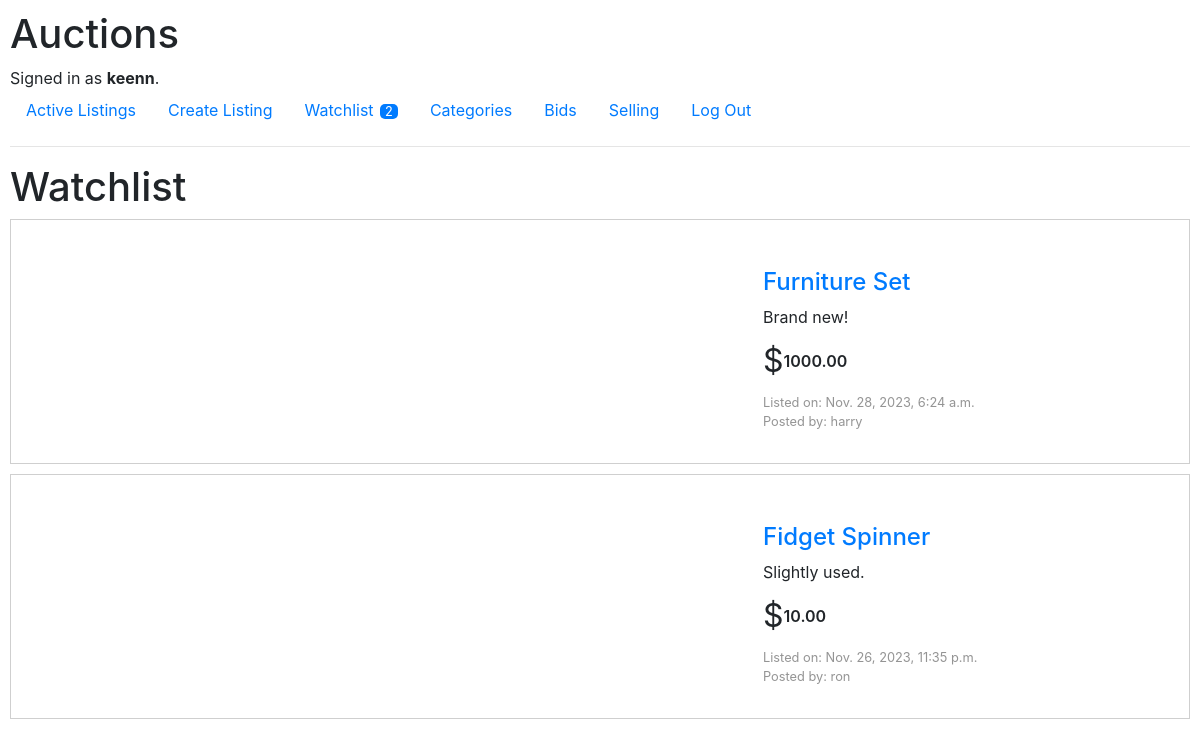
Screenshot of /watchlist (signed in) with the database file from the repository.
### auctions/models.py (models this page shows, shortened)
class User(AbstractUser):
    pass

class Listing(models.Model):
    seller = models.ForeignKey(User, on_delete=models.CASCADE, related_name="ownListings")
    title = models.CharField(max_length=64)
    description = models.CharField(max_length=5000)
    startingBid = models.DecimalField(decimal_places=2,
                                      max_digits=10)
    image = models.CharField(max_length=5000,
                             default="https://upload.wikimedia.org/wikipedia/commons/thumb/4/46/Question_mark_%28black%29.svg/800px-Question_mark_%28black%29.svg.png")
    timestamp = models.DateTimeField(default=timezone.now, editable=False)
    category = models.ForeignKey(Category, on_delete=models.CASCADE, related_name='listingCategory')
    availability = models.BooleanField(default=True)

### auctions/views.py (the view)
# urls.py: path("watchlist", views.watchlist, name="watchlist"),
@login_required
def watchlist(request):
    watchlist = Watchlist.objects.get(user = User.objects.get(pk=1)).listing.all().order_by('-id')
    return render(request, 'auctions/watchlist.html', {
        'watchlist' : watchlist,
        'watchlistCount' : Watchlist.objects.get(user = User.objects.get(pk=request.user.id)).listing.count()
    })

### auctions/templates/auctions/watchlist.html (shortened to what this page needs)
{% extends 'auctions/layout.html' %}
{% block body %}
    <h1>Watchlist</h1>
    <div class="allListings watchlistWrapper">
        {% for watchlist in watchlist %}
        <div class="listing">
            <div class="displaypic">
                <a href="{% url 'listing' watchlist.title watchlist.id %}"><img src="{{ watchlist.image }}" alt=""></a>
            </div>
            <div class="itemInfo">
                <div class="infoTitle">
                    <a href="{% url 'listing' watchlist.title watchlist.id %}">
                        <h4>{{ watchlist.title }}</h4>
                    </a>
                </div>
                <div class="infoDescription">{{ watchlist.description }}</div>
                <div class="infoStartingBid">
                    <span class="dollar">$</span>
                    <span class="price">{{ watchlist.startingBid | floatformat:2 }}</span>
                </div>
                <div class="created">
                    <p>Listed on: {{ watchlist.timestamp }}</p>
                    <p>Posted by: {{ watchlist.seller.username }}</p>
                </div>
            </div>
        </div>
        {% empty %}
        <li>Empty watchlist.</li>
        {% endfor %}
    </div>
{% endblock %}

### auctions/templates/auctions/layout.html (shortened to what this page needs)
{% load static %}
<!DOCTYPE html>
<html lang="en">
    <head>
        <link rel="stylesheet" href="https://stackpath.bootstrapcdn.com/bootstrap/4.4.1/css/bootstrap.min.css">
        <link href="{% static 'auctions/styles.css' %}" rel="stylesheet">
    </head>
    <body>
        <h1>Auctions</h1>
        <div>
            {% if user.is_authenticated %}
                Signed in as <strong>{{ user.username }}</strong>.
            {% else %}
                Not signed in.
            {% endif %}
        </div>
        <ul class="nav">
            <li class="nav-item">
                <a class="nav-link" href="{% url 'index' %}">Active Listings</a>
            </li>
            {% if user.is_authenticated %}
                <li class="nav-item">
                    <a class="nav-link" href="{% url 'new' %}">Create Listing</a>
                </li>
                <li class="nav-item">
                    <a class="nav-link watchlistnav" href="{% url 'watchlist' %}">Watchlist
                        {% if watchlistCount %}
                            <span>{{ watchlistCount }}</span>
                        {% endif %}
                    </a>
                </li>
                <li class="nav-item">
                    <a class="nav-link" href="{% url 'categories' %}">Categories</a>
                </li>
                <li class="nav-item">
                    <a class="nav-link" href="{% url 'bids' %}">Bids</a>
                </li>
                <li class="nav-item">
                    <a class="nav-link" href="{% url 'selling' %}">Selling</a>
                </li>
                <li class="nav-item">
                    <a class="nav-link" href="{% url 'logout' %}">Log Out</a>
                </li>
            {% endif %}
        </ul>
        <hr>
        {% block body %}
        {% endblock %}
    </body>
</html>

### auctions/static/auctions/styles.css (style rules this page uses)
* { padding: 0; margin: 0; box-sizing: border-box; text-decoration: none !important; }
body { padding: 10px; }
.watchlistnav span { margin-left: 2px; font-size: .8rem; background-color: #007bff; padding-inline: 5px; border-radius: 5px; color: white; }
.allListings { display: flex; flex-direction: column; gap: 10px; }
.listing { padding: 2rem; display: flex; flex-direction: row; gap: 20rem; border: 1px solid rgba(128, 128, 128, 0.377); }
.itemInfo { display: flex; flex-direction: column; margin-top: 1rem; gap: .5rem; }
.infoStartingBid { display: flex; flex-direction: row; }
.dollar { font-style: bold; font-size: 2rem; }
.price { font-weight: 600; }
.infoStartingBid span { align-self: center; }
.displaypic { margin-left: 5rem; }
.infoTitle { display: flex; flex-direction: row; gap: 1rem; }
.infoTitle * { margin: 0; align-self: end; }
.infoTitle h4 { margin: 0; }
.created p { margin-bottom: 0; font-size: .8rem; color: rgba(128, 128, 128, 0.84); }
.watchlistWrapper { display: flex; flex-direction: column; gap: 10px; }
.listingTitleDiv, .infoTitle { position: relative; }

### rows the page displays
User: username "keenn"
Listing: title "Furniture Set", description "Brand new!", startingBid "1000.00", timestamp "Nov. 28, 2023, 6:24 a.m.", seller.username "harry"
Listing: title "Fidget Spinner", description "Slightly used.", startingBid "10.00", timestamp "Nov. 26, 2023, 11:35 p.m.", seller.username "ron"

### other values shown
{{ watchlistCount }} "2"
